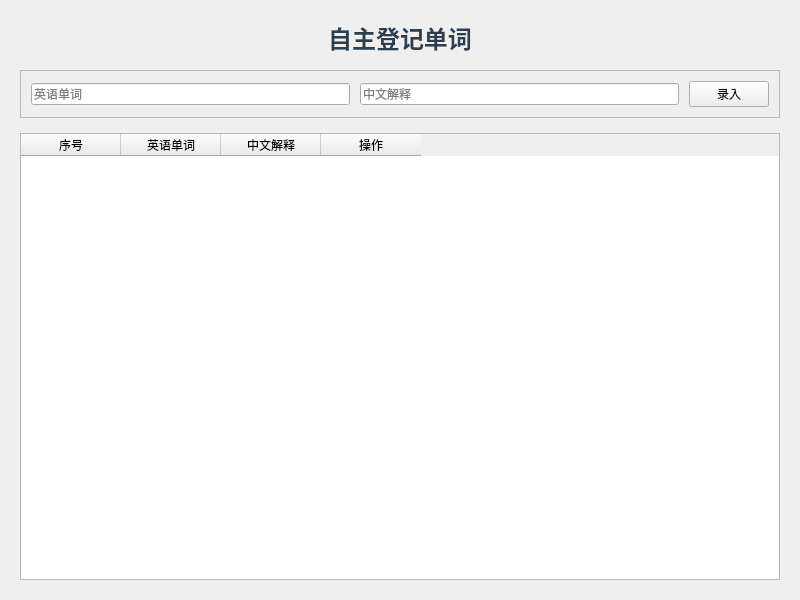
<?xml version="1.0" encoding="UTF-8"?>
<ui version="4.0">
 <class>SelfRegisterVocabPage</class>
 <widget class="QWidget" name="SelfRegisterVocabPage">
  <property name="geometry">
   <rect>
    <x>0</x>
    <y>0</y>
    <width>800</width>
    <height>600</height>
   </rect>
  </property>
  <property name="windowTitle">
   <string>自主登记单词</string>
  </property>
  <layout class="QVBoxLayout" name="main_v_layout">
   <property name="spacing">
    <number>15</number>
   </property>
   <property name="leftMargin">
    <number>20</number>
   </property>
   <property name="topMargin">
    <number>20</number>
   </property>
   <property name="rightMargin">
    <number>20</number>
   </property>
   <property name="bottomMargin">
    <number>20</number>
   </property>
   <item>
    <widget class="QLabel" name="title_label">
     <property name="text">
      <string>自主登记单词</string>
     </property>
     <property name="alignment">
      <set>Qt::AlignCenter</set>
     </property>
     <property name="styleSheet">
      <string>QLabel { font-size: 24px; font-weight: bold; color: #2c3e50; }</string>
     </property>
    </widget>
   </item>
   <item>
    <widget class="QFrame" name="input_frame">
     <property name="frameShape">
      <enum>QFrame::StyledPanel</enum>
     </property>
     <property name="frameShadow">
      <enum>QFrame::Raised</enum>
     </property>
     <layout class="QHBoxLayout" name="input_h_layout">
      <property name="spacing">
       <number>10</number>
      </property>
      <property name="leftMargin">
       <number>10</number>
      </property>
      <property name="topMargin">
       <number>10</number>
      </property>
      <property name="rightMargin">
       <number>10</number>
      </property>
      <property name="bottomMargin">
       <number>10</number>
      </property>
      <item>
       <widget class="QLineEdit" name="english_word_input">
        <property name="placeholderText">
         <string>英语单词</string>
        </property>
        <property name="minimumHeight">
         <number>35</number>
        </property>
       </widget>
      </item>
      <item>
       <widget class="QLineEdit" name="chinese_explanation_input">
        <property name="placeholderText">
         <string>中文解释</string>
        </property>
        <property name="minimumHeight">
         <number>35</number>
        </property>
       </widget>
      </item>
      <item>
       <widget class="QPushButton" name="add_word_button">
        <property name="text">
         <string>录入</string>
        </property>
        <property name="minimumHeight">
         <number>35</number>
        </property>
        <property name="maximumWidth">
         <number>100</number>
        </property>
       </widget>
      </item>
     </layout>
    </widget>
   </item>
   <item>
    <widget class="QTableWidget" name="vocab_table">
     <property name="columnCount">
      <number>4</number>
     </property>
     <column>
      <property name="text">
       <string>序号</string>
      </property>
     </column>
     <column>
      <property name="text">
       <string>英语单词</string>
      </property>
     </column>
     <column>
      <property name="text">
       <string>中文解释</string>
      </property>
     </column>
     <column>
      <property name="text">
       <string>操作</string>
      </property>
     </column>
    </widget>
   </item>
  </layout>
 </widget>
 <resources/>
 <connections/>
</ui>
